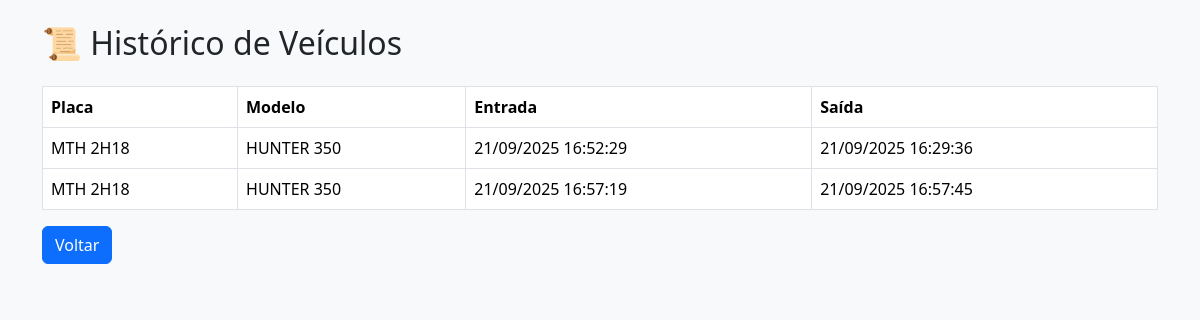
The app's page /historico, older data.
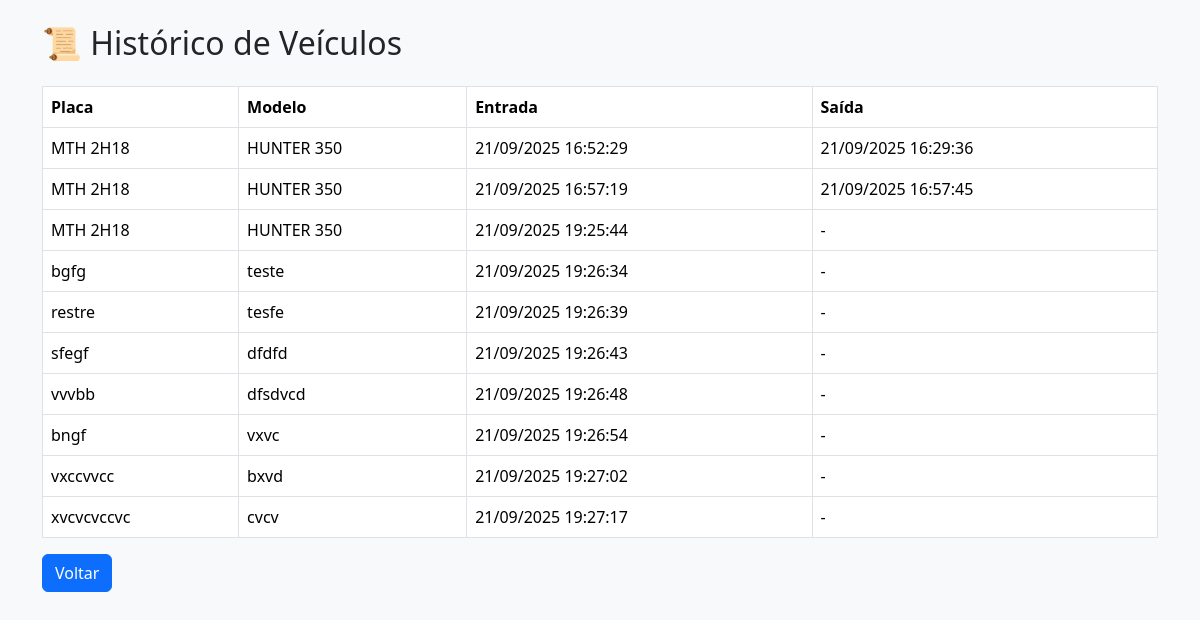
The same page, newer data.
### database.py (models this page shows)
class Veiculo(Base):
    __tablename__ = "veiculos"
    id = Column(Integer, primary_key=True, index=True)
    placa = Column(String, index=True)
    modelo = Column(String)
    entrada = Column(DateTime, default=datetime.now)
    saida = Column(DateTime, nullable=True)

### main.py (the view)
@app.get("/historico", response_class=HTMLResponse)
def historico(request: Request, db: Session = Depends(get_db)):
    historico = veiculo_service.listar_historico(db)
    return templates.TemplateResponse("historico.html", {
        "request": request,
        "historico": historico
    })

### templates/historico.html (shortened to what this page needs)
<!DOCTYPE html>
<html lang="pt-BR">
<head>
    <link href="https://cdn.jsdelivr.net/npm/bootstrap@5.3.2/dist/css/bootstrap.min.css" rel="stylesheet">
</head>
<body class="bg-light p-4">
<div class="container">
    <h2 class="mb-4">📜 Histórico de Veículos</h2>
    <table class="table table-bordered">
        <thead>
            <tr>
                <th>Placa</th>
                <th>Modelo</th>
                <th>Entrada</th>
                <th>Saída</th>
            </tr>
        </thead>
        <tbody>
            {% for h in historico %}
            <tr>
                <td>{{ h.placa }}</td>
                <td>{{ h.modelo }}</td>
                <td>{{ h.entrada.strftime("%d/%m/%Y %H:%M:%S") }}</td>
                <td>
                    {% if h.saida %}
                        {{ h.saida.strftime("%d/%m/%Y %H:%M:%S") }}
                    {% else %}-{% endif %}
                </td>
            </tr>
            {% endfor %}
        </tbody>
    </table>
    <a href="/" class="btn btn-primary">Voltar</a>
</div>
</body>
</html>

Row changes from the older to the newer data that the page shows:
added Veiculo: placa "MTH 2H18", modelo "HUNTER 350", entrada "21/09/2025 19:25:44"
added Veiculo: placa "bgfg", modelo "teste", entrada "21/09/2025 19:26:34"
added Veiculo: placa "restre", modelo "tesfe", entrada "21/09/2025 19:26:39"
added Veiculo: placa "sfegf", modelo "dfdfd", entrada "21/09/2025 19:26:43"
added Veiculo: placa "vvvbb", modelo "dfsdvcd", entrada "21/09/2025 19:26:48"
added Veiculo: placa "bngf", modelo "vxvc", entrada "21/09/2025 19:26:54"
added Veiculo: placa "vxccvvcc", modelo "bxvd", entrada "21/09/2025 19:27:02"
added Veiculo: placa "xvcvcvccvc", modelo "cvcv", entrada "21/09/2025 19:27:17"
